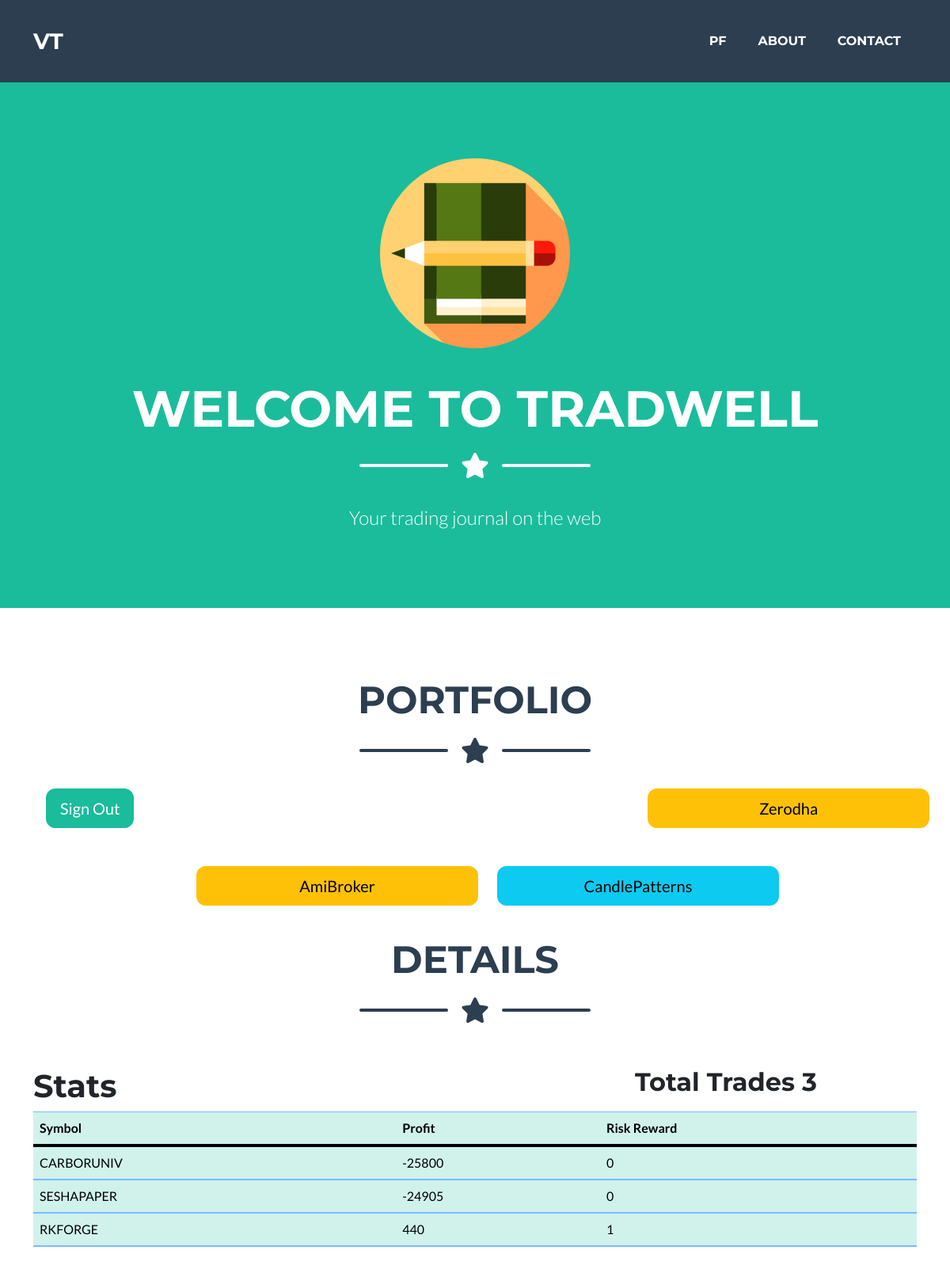
Before: /stats (signed in) with the older database file.
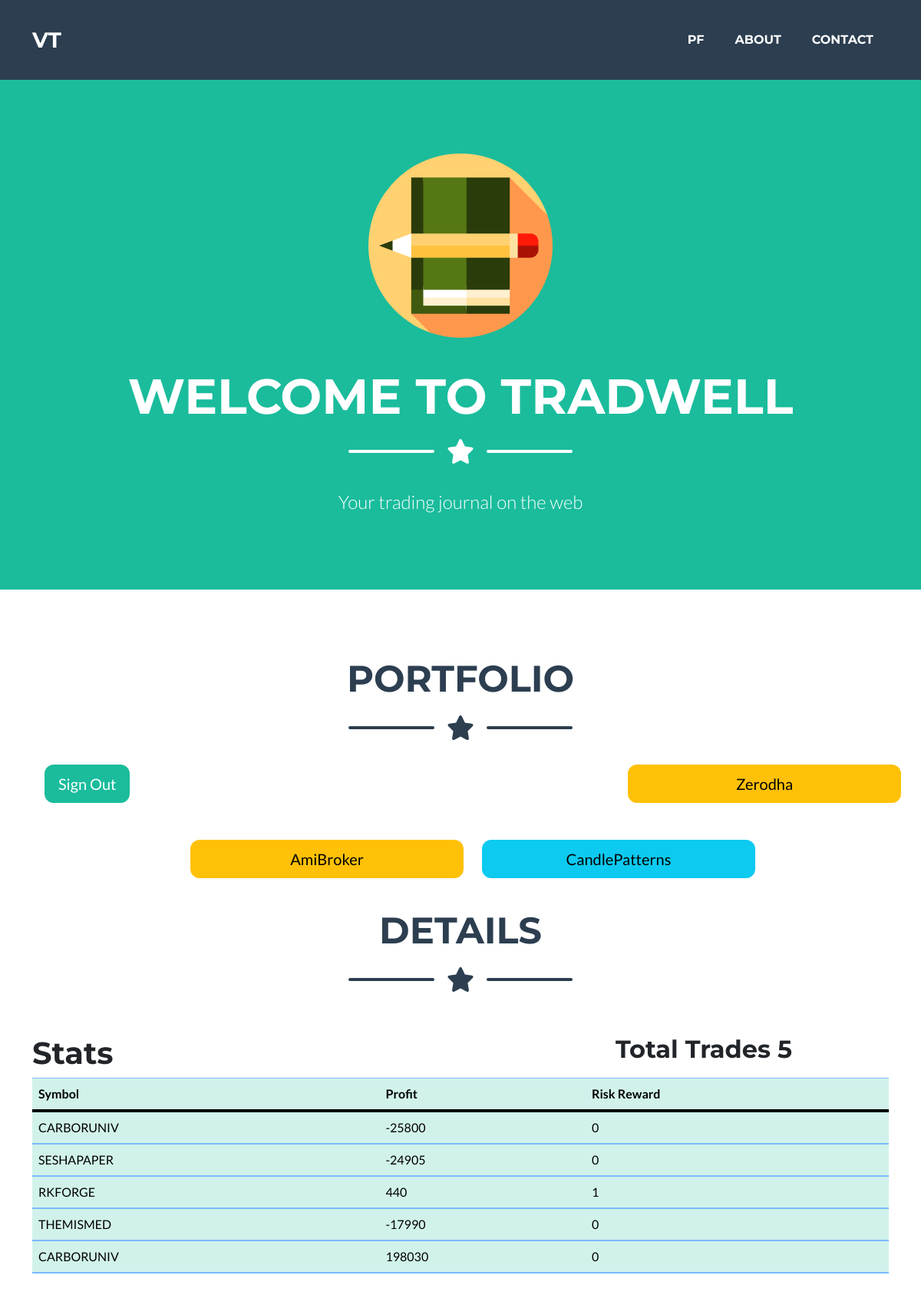
After: the same page with the newer database file.
### tables this page shows
CREATE TABLE "entries" (
	"entry_id"	INTEGER,
	"phonenumber"	INTEGER NOT NULL,
	"symbol"	TEXT NOT NULL,
	"date"	TEXT NOT NULL,	
	"quantity"	INTEGER NOT NULL,
	"notes"	TEXT,
	"SL"	INTEGER,
	"oprice"	INTEGER,
	"cprice"	INTEGER,
	"profit"	INTEGER,
	"rr" INTEGER,
	PRIMARY KEY("entry_id"),
	FOREIGN KEY("phonenumber") REFERENCES "users"("phonenumber")
);

### app.py (the view)
@app.route('/stats')
def stats():
    numtrades = 0
    db = get_db()
    phonenumber = session['phonenumber']
    cur = db.execute('select symbol, profit,rr from entries where phonenumber = ?', [phonenumber])
    pnl =dict(result=[dict(r) for r in cur.fetchall()])
    numtrades = db.execute('select COUNT() from entries where phonenumber= ?',[phonenumber]).fetchone()[0]
    for pl in pnl['result']:
        print(pl)
    return render_template('stats.html', pnl=pnl, numtrades=numtrades, logged_in=True)

### app.py (called while the page is built)
def connect_db():
    conn = sqlite3.connect(app.config['DATABASE']);
    conn.row_factory = sqlite3.Row
    return conn

def get_db():
    if not hasattr(g, 'sqlite_db'):
        g.sqlite_db = connect_db()
    return g.sqlite_db

### templates/stats.html
{%include 'home.html'%}
<div class="container mt-5">
  <div class ="row">
    <div class="col-lg-8">
      <h1>Stats</h1>
    </div>
    <div class="col-lg-4">
      <h2>Total Trades {{ numtrades }}</h2>
    </div>
  </div>
  <div class="table-responsive">
    <table class="table table-primary">
      <thead>
        <tr>
          <th scope="col">Symbol</th>
          <th scope="col">Profit</th>
          <th scope="col">Risk Reward</th>
        </tr>
      </thead>
      <tbody>
        {% for pl in pnl['result'] %}
            <tr>
              <td>{{pl['symbol'] }}</td>
              <td>{{pl['profit'] }}</td>
              <td>{{pl['rr'] }}</td>
          </tr>
        {% endfor %}
      </tbody>
    </table>
  </div>
</div>

### templates/home.html (shortened to what this page needs)
<!DOCTYPE html>
<html lang="en">
<head>
  <link rel="stylesheet" href="https://stackpath.bootstrapcdn.com/bootstrap/4.5.0/css/bootstrap.min.css">
        <link rel="stylesheet" href="https://cdnjs.cloudflare.com/ajax/libs/font-awesome/5.15.1/css/all.min.css">
        <link href="https://unpkg.com/bootstrap-table@1.21.2/dist/bootstrap-table.min.css" rel="stylesheet">
  <link rel="stylesheet" href="{{url_for('static',filename='css/style.css')}}">
</head>
<body id="page-top">
  <nav class="navbar navbar-expand-lg bg-secondary text-uppercase fixed-top" id="mainNav">
    <div class="container">
        <a class="navbar-brand" href="#page-top">VT</a>
        <div class="collapse navbar-collapse" id="navbarResponsive">
            <ul class="navbar-nav ms-auto">
                <li class="nav-item mx-0 mx-lg-1"><a class="nav-link py-3 px-0 px-lg-3 rounded" href="#">PF</a></li>
                <li class="nav-item mx-0 mx-lg-1"><a class="nav-link py-3 px-0 px-lg-3 rounded" href="#">About</a></li>
                <li class="nav-item mx-0 mx-lg-1"><a class="nav-link py-3 px-0 px-lg-3 rounded" href="#">Contact</a></li>
            </ul>
        </div>
    </div>
  </nav>
  <header class="masthead bg-primary text-white text-center">
    <div class="container d-flex align-items-center flex-column">
        <img class="masthead-avatar mb-5" src="{{url_for('static',filename='img/avatar.svg')}}" alt="..." />
        <h1 class="masthead-heading text-uppercase mb-0">Welcome to Tradwell</h1>
        <div class="divider-custom divider-light">
            <div class="divider-custom-line"></div>
            <div class="divider-custom-icon"><i class="fas fa-star"></i></div>
            <div class="divider-custom-line"></div>
        </div>
        <p class="masthead-subheading font-weight-light mb-0">Your trading journal on the web</p>
    </div>
</header>
<section class="page-section portfolio" id="portfolio">
  <div class="container">
      <h2 class="page-section-heading text-center text-uppercase text-secondary mb-0">Portfolio</h2>
      <div class="divider-custom">
          <div class="divider-custom-line"></div>
          <div class="divider-custom-icon"><i class="fas fa-star"></i></div>
          <div class="divider-custom-line"></div>
      </div>
      <div class="row justify-content-center">
          <div class="col-md-6 col-lg-4 mb-5">
                  {% if logged_in %}
                  <a name="" id="" class="btn btn-primary btn-lg  mx-3" href="{{url_for('logout')}}" role="button">Sign Out</a>
                  {% else %}
                    <a name="" id="" class="btn btn-primary btn-lg w-100 mx-3" href="{{url_for('login')}}" role="button">Login</a>
                  {% endif %}
          </div>
          <div class="col-md-6 col-lg-4 mb-5">
          </div>
          <div class="col-md-6 col-lg-4 mb-5">
                <a name="" id="" class="btn btn-warning btn-lg w-100 mx-3" href="{{url_for('zerodha')}}" role="button">Zerodha</a>
        </div>
        <div class="col-md-6 col-lg-4 mb-5">
          <a name="" id="" class="btn btn-warning btn-lg w-100 mx-3" href="{{url_for('amiauto')}}" role="button">AmiBroker</a>
  </div>
    <div class="col-md-6 col-lg-4 mb-5">
      <a name="" id="" class="btn btn-info btn-lg w-100 mx-3" href="{{url_for('patterns')}}" role="button">CandlePatterns</a>
  </div>
        </div>
      </div>
<section id="content">
  <div class="container">
    <h2 class="page-section-heading text-center text-uppercase text-secondary mb-0">Details</h2>
      <div class="divider-custom">
          <div class="divider-custom-line"></div>
          <div class="divider-custom-icon"><i class="fas fa-star"></i></div>
          <div class="divider-custom-line"></div>
      </div>
  </div>
</section>
</body>
</html>

Changed rows visible on the page:
added entries: symbol "THEMISMED", profit "-17990", rr "0"
added entries: symbol "CARBORUNIV", profit "198030", rr "0"
Other visible differences:
{{ numtrades }}: "3" → "5"
